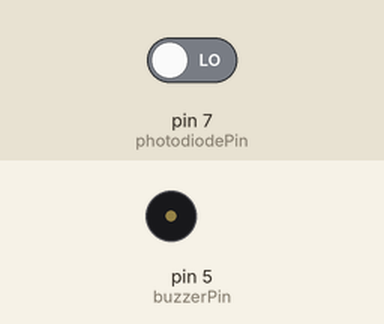
This sketch was run on a simulated Arduino Uno, built with avr-gcc and run on an emulated ATmega328P. Shown: buzzer (waves = sounding). Inputs (shaded band) come from the test bench; at power-on: pin 7 (photodiodePin) LOW. What the sketch prints to the serial monitor is not drawn.

Above: at 1.2 s.
1.3 s: pin 7 (photodiodePin) driven HIGH
Timing chart, 0 to 4.3 s (numbered marks = the images above; inputs shaded):
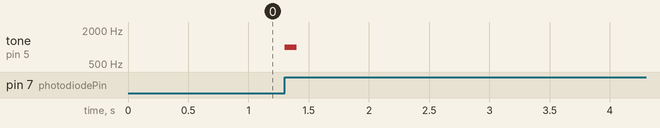

The sketch:

PhotoDiode_01.ino
```cpp
// 핀 정의
const int photodiodePin = 7;  // D7 핀에 포토 다이오드 연결
const int buzzerPin = 5;      // D5 핀에 부저 연결

// 이전 상태를 저장하기 위한 변수
int lastState = LOW;          // 포토 다이오드의 이전 상태

void setup() {
  // 핀 모드 설정
  pinMode(photodiodePin, INPUT);  // 포토 다이오드 핀을 입력으로
  pinMode(buzzerPin, OUTPUT);     // 부저 핀을 출력으로

  // 시리얼 통신 시작 (디버깅용, 필요 없으면 제거 가능)
  Serial.begin(9600);
  Serial.println("Photodiode Buzzer Started");
}

void loop() {
  // 현재 포토 다이오드 상태 읽기
  int currentState = digitalRead(photodiodePin);

  // RISING 엣지 감지: 이전 상태가 LOW였고 현재 상태가 HIGH인 경우
  if (lastState == LOW && currentState == HIGH) {
    // 부저 짧게 울리기
    tone(buzzerPin, 1000);  // 1000Hz로 부저 울림
    delay(100);             // 100ms 동안 유지
    noTone(buzzerPin);      // 부저 끄기

    // 디버깅용 출력 (선택 사항)
    Serial.println("Rising edge detected!");
  }

  // 현재 상태를 이전 상태로 업데이트
  lastState = currentState;

  // 루프 지연 (디바운싱 및 CPU 부하 감소를 위해 약간의 지연 추가)
  delay(10);  // 10ms 대기
}
```

Measured:
- after the input at 1.3 s, tone on pin 5 (buzzerPin): silent → 1000 Hz at once, → silent 0.10 s later
